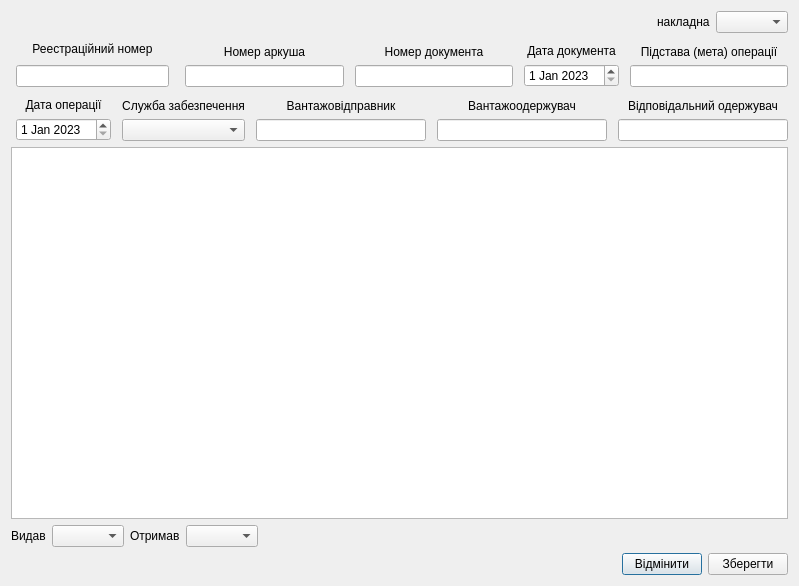
<?xml version="1.0" encoding="UTF-8"?>
<ui version="4.0">
 <class>add_invoice</class>
 <widget class="QDialog" name="add_invoice">
  <property name="geometry">
   <rect>
    <x>0</x>
    <y>0</y>
    <width>799</width>
    <height>586</height>
   </rect>
  </property>
  <property name="windowTitle">
   <string>Add invoice</string>
  </property>
  <layout class="QHBoxLayout" name="horizontalLayout_8">
   <item>
    <layout class="QVBoxLayout" name="verticalLayout_12">
     <item>
      <layout class="QHBoxLayout" name="horizontalLayout_3">
       <item>
        <spacer name="horizontalSpacer_3">
         <property name="orientation">
          <enum>Qt::Horizontal</enum>
         </property>
         <property name="sizeHint" stdset="0">
          <size>
           <width>40</width>
           <height>20</height>
          </size>
         </property>
        </spacer>
       </item>
       <item>
        <widget class="QLabel" name="label_11">
         <property name="text">
          <string>накладна</string>
         </property>
        </widget>
       </item>
       <item>
        <widget class="QComboBox" name="cb_invoice_type"/>
       </item>
      </layout>
     </item>
     <item>
      <layout class="QVBoxLayout" name="verticalLayout_11">
       <item>
        <layout class="QHBoxLayout" name="horizontalLayout">
         <item>
          <layout class="QVBoxLayout" name="verticalLayout">
           <property name="leftMargin">
            <number>5</number>
           </property>
           <property name="rightMargin">
            <number>5</number>
           </property>
           <item>
            <widget class="QLabel" name="label">
             <property name="text">
              <string>Реестраційний номер</string>
             </property>
             <property name="alignment">
              <set>Qt::AlignCenter</set>
             </property>
            </widget>
           </item>
           <item>
            <widget class="QLineEdit" name="le_reg_number"/>
           </item>
          </layout>
         </item>
         <item>
          <layout class="QVBoxLayout" name="verticalLayout_2">
           <property name="leftMargin">
            <number>5</number>
           </property>
           <property name="topMargin">
            <number>5</number>
           </property>
           <item>
            <widget class="QLabel" name="label_2">
             <property name="text">
              <string>Номер аркуша</string>
             </property>
             <property name="alignment">
              <set>Qt::AlignCenter</set>
             </property>
            </widget>
           </item>
           <item>
            <widget class="QLineEdit" name="le_sh_number"/>
           </item>
          </layout>
         </item>
         <item>
          <layout class="QVBoxLayout" name="verticalLayout_3">
           <property name="leftMargin">
            <number>5</number>
           </property>
           <property name="topMargin">
            <number>5</number>
           </property>
           <item>
            <widget class="QLabel" name="label_3">
             <property name="text">
              <string>Номер документа</string>
             </property>
             <property name="alignment">
              <set>Qt::AlignCenter</set>
             </property>
            </widget>
           </item>
           <item>
            <widget class="QLineEdit" name="le_doc_number"/>
           </item>
          </layout>
         </item>
         <item>
          <layout class="QVBoxLayout" name="verticalLayout_4">
           <property name="leftMargin">
            <number>5</number>
           </property>
           <property name="topMargin">
            <number>5</number>
           </property>
           <item>
            <widget class="QLabel" name="label_4">
             <property name="text">
              <string>Дата документа</string>
             </property>
             <property name="alignment">
              <set>Qt::AlignCenter</set>
             </property>
            </widget>
           </item>
           <item>
            <widget class="QDateEdit" name="de_doc_date">
             <property name="dateTime">
              <datetime>
               <hour>0</hour>
               <minute>0</minute>
               <second>0</second>
               <year>2023</year>
               <month>1</month>
               <day>1</day>
              </datetime>
             </property>
            </widget>
           </item>
          </layout>
         </item>
         <item>
          <layout class="QVBoxLayout" name="verticalLayout_5">
           <property name="leftMargin">
            <number>5</number>
           </property>
           <property name="topMargin">
            <number>5</number>
           </property>
           <item>
            <widget class="QLabel" name="label_5">
             <property name="text">
              <string>Підстава (мета) операції</string>
             </property>
             <property name="alignment">
              <set>Qt::AlignCenter</set>
             </property>
            </widget>
           </item>
           <item>
            <widget class="QLineEdit" name="le_op_aime"/>
           </item>
          </layout>
         </item>
        </layout>
       </item>
       <item>
        <layout class="QHBoxLayout" name="horizontalLayout_2">
         <property name="leftMargin">
          <number>0</number>
         </property>
         <property name="topMargin">
          <number>0</number>
         </property>
         <item>
          <layout class="QVBoxLayout" name="verticalLayout_6">
           <property name="leftMargin">
            <number>5</number>
           </property>
           <property name="topMargin">
            <number>5</number>
           </property>
           <item>
            <widget class="QLabel" name="label_6">
             <property name="text">
              <string>Дата операції</string>
             </property>
             <property name="alignment">
              <set>Qt::AlignCenter</set>
             </property>
            </widget>
           </item>
           <item>
            <widget class="QDateEdit" name="de_op_date">
             <property name="dateTime">
              <datetime>
               <hour>0</hour>
               <minute>0</minute>
               <second>0</second>
               <year>2023</year>
               <month>1</month>
               <day>1</day>
              </datetime>
             </property>
            </widget>
           </item>
          </layout>
         </item>
         <item>
          <layout class="QVBoxLayout" name="verticalLayout_7">
           <property name="leftMargin">
            <number>5</number>
           </property>
           <property name="topMargin">
            <number>5</number>
           </property>
           <item>
            <widget class="QLabel" name="label_7">
             <property name="text">
              <string>Служба забезпечення</string>
             </property>
             <property name="alignment">
              <set>Qt::AlignCenter</set>
             </property>
            </widget>
           </item>
           <item>
            <widget class="QComboBox" name="cb_serv_name"/>
           </item>
          </layout>
         </item>
         <item>
          <layout class="QVBoxLayout" name="verticalLayout_8">
           <property name="leftMargin">
            <number>5</number>
           </property>
           <property name="topMargin">
            <number>5</number>
           </property>
           <item>
            <widget class="QLabel" name="label_8">
             <property name="text">
              <string>Вантажовідправник</string>
             </property>
             <property name="alignment">
              <set>Qt::AlignCenter</set>
             </property>
            </widget>
           </item>
           <item>
            <widget class="QLineEdit" name="le_sender"/>
           </item>
          </layout>
         </item>
         <item>
          <layout class="QVBoxLayout" name="verticalLayout_9">
           <property name="spacing">
            <number>-1</number>
           </property>
           <property name="leftMargin">
            <number>5</number>
           </property>
           <property name="topMargin">
            <number>5</number>
           </property>
           <item>
            <widget class="QLabel" name="label_9">
             <property name="text">
              <string>Вантажоодержувач</string>
             </property>
             <property name="alignment">
              <set>Qt::AlignCenter</set>
             </property>
            </widget>
           </item>
           <item>
            <widget class="QLineEdit" name="le_reciver"/>
           </item>
          </layout>
         </item>
         <item>
          <layout class="QVBoxLayout" name="verticalLayout_10">
           <property name="leftMargin">
            <number>5</number>
           </property>
           <property name="topMargin">
            <number>5</number>
           </property>
           <item>
            <widget class="QLabel" name="label_10">
             <property name="text">
              <string>Відповідальний одержувач</string>
             </property>
             <property name="alignment">
              <set>Qt::AlignCenter</set>
             </property>
            </widget>
           </item>
           <item>
            <widget class="QLineEdit" name="le_rec_supervisor"/>
           </item>
          </layout>
         </item>
        </layout>
       </item>
       <item>
        <widget class="QTableView" name="tableView"/>
       </item>
      </layout>
     </item>
     <item>
      <layout class="QHBoxLayout" name="horizontalLayout_7">
       <item>
        <layout class="QHBoxLayout" name="horizontalLayout_5">
         <item>
          <widget class="QLabel" name="label_12">
           <property name="text">
            <string>Видав</string>
           </property>
          </widget>
         </item>
         <item>
          <widget class="QComboBox" name="cb_sender_supervisor"/>
         </item>
        </layout>
       </item>
       <item>
        <layout class="QHBoxLayout" name="horizontalLayout_6">
         <item>
          <widget class="QLabel" name="label_13">
           <property name="text">
            <string>Отримав</string>
           </property>
          </widget>
         </item>
         <item>
          <widget class="QComboBox" name="cb_rec_supervisor"/>
         </item>
        </layout>
       </item>
       <item>
        <spacer name="horizontalSpacer_2">
         <property name="orientation">
          <enum>Qt::Horizontal</enum>
         </property>
         <property name="sizeHint" stdset="0">
          <size>
           <width>40</width>
           <height>20</height>
          </size>
         </property>
        </spacer>
       </item>
      </layout>
     </item>
     <item>
      <layout class="QHBoxLayout" name="horizontalLayout_4">
       <item>
        <spacer name="horizontalSpacer">
         <property name="orientation">
          <enum>Qt::Horizontal</enum>
         </property>
         <property name="sizeHint" stdset="0">
          <size>
           <width>40</width>
           <height>20</height>
          </size>
         </property>
        </spacer>
       </item>
       <item>
        <widget class="QPushButton" name="cancel">
         <property name="text">
          <string>Відмінити</string>
         </property>
        </widget>
       </item>
       <item>
        <widget class="QPushButton" name="save">
         <property name="text">
          <string>Зберегти</string>
         </property>
        </widget>
       </item>
      </layout>
     </item>
    </layout>
   </item>
  </layout>
 </widget>
 <resources/>
 <connections/>
</ui>
